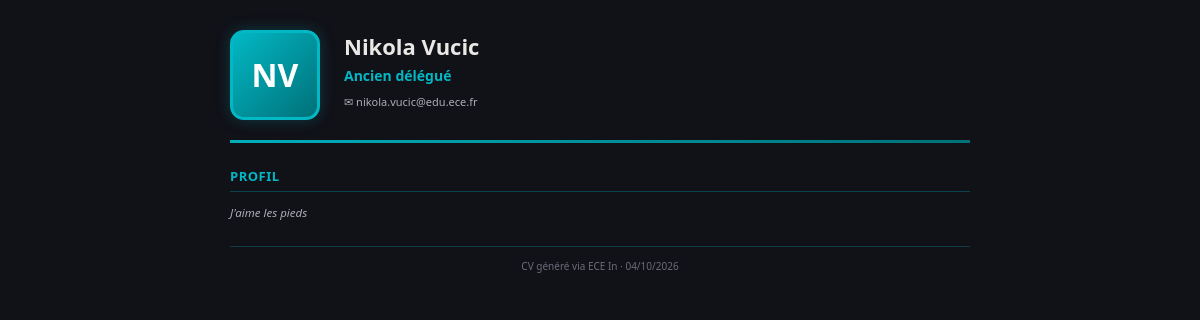
The app's page /cv/generer_cv.php (signed in) with its own data.
### tables this page shows
CREATE TABLE `utilisateurs` (
  `id` int(11) NOT NULL,
  `pseudo` varchar(50) NOT NULL,
  `email` varchar(100) NOT NULL,
  `mot_de_passe` varchar(255) NOT NULL,
  `nom` varchar(100) NOT NULL,
  `prenom` varchar(100) NOT NULL,
  `role` enum('auteur','administrateur') NOT NULL DEFAULT 'auteur',
  `photo` varchar(255) DEFAULT 'assets/images/default_avatar.svg',
  `image_fond` varchar(255) DEFAULT 'assets/images/default_bg.jpg',
  `titre` varchar(200) DEFAULT NULL,
  `biographie` text,
  `localisation` varchar(200) DEFAULT NULL,
  `site_web` varchar(255) DEFAULT NULL,
  `telephone` varchar(30) DEFAULT NULL,
  `date_naissance` date DEFAULT NULL,
  `date_inscription` datetime NOT NULL DEFAULT CURRENT_TIMESTAMP,
  `derniere_connexion` datetime DEFAULT NULL,
  `actif` tinyint(1) NOT NULL DEFAULT '1'
);

### config/config.php (called while the page is built, shortened)
<?php
function t(string $fr, ...$args): string {
    $texte = $fr;
    return $args ? sprintf($texte, ...$args) : $texte;
}
function h(string $data): string {
    return htmlspecialchars($data, ENT_QUOTES, 'UTF-8');
}

### cv/generer_cv.php (the view, shortened to what this page needs)
<?php
require_once __DIR__ . '/../config/config.php';
$pdo    = getDB();
$userId = $_SESSION['utilisateur_id'];
$stmtUser = $pdo->prepare("SELECT * FROM utilisateurs WHERE id = ?");
$stmtUser->execute([$userId]);
$user = $stmtUser->fetch();
?>
<!DOCTYPE html>
<html lang="<?= LANG ?>">
<head>
</head>
<body>
<div class="cv-wrapper">
    <div class="cv-header">
        <?php
        if (!empty($user['photo'])):
            $photoPath = '../' . $user['photo'];
            $photoSrc = BASE_PATH . '/' . $user['photo'];
            if (file_exists($photoSrc)):
        ?>
        <img src="<?= h($photoPath) ?>" alt="<?= t('Photo de profil') ?>" class="cv-photo">
        <?php else: ?>
        <div class="cv-photo-placeholder">
            <?= strtoupper(mb_substr($user['prenom'], 0, 1) . mb_substr($user['nom'], 0, 1)) ?>
        </div>
        <?php endif; ?>
        <?php else: ?>
        <div class="cv-photo-placeholder">
            <?= strtoupper(mb_substr($user['prenom'], 0, 1) . mb_substr($user['nom'], 0, 1)) ?>
        </div>
        <?php endif; ?>
        <div style="flex:1">
            <div class="cv-nom"><?= h($user['prenom'] . ' ' . $user['nom']) ?></div>
            <?php if ($user['titre']): ?>
            <div class="cv-titre"><?= h($user['titre']) ?></div>
            <?php endif; ?>
            <div class="cv-contacts">
                <?php if ($user['email']): ?>
                <div class="cv-contact-item">✉ <?= h($user['email']) ?></div>
                <?php endif; ?>
            </div>
        </div>
    </div>
    <?php if ($user['biographie']): ?>
    <div class="cv-section">
        <div class="cv-section-title"><?= t('Profil') ?></div>
        <p class="cv-bio"><?= nl2br(h($user['biographie'])) ?></p>
    </div>
    <?php endif; ?>
    <div class="cv-footer">
        <?= t('CV généré via ECE In') ?> · <?= date('d/m/Y') ?>
    </div>
</div>
</body>
</html>

### cv/generer_cv.php (style rules this page uses)
* { margin:0; padding:0; box-sizing:border-box; }
body { font-family: 'Poppins', 'Segoe UI', Calibri, Arial, sans-serif; font-size: 12px; line-height: 1.5; color: #eae8e4; background: #111118; }
.cv-wrapper { max-width: 800px; margin: 0 auto; padding: 30px; }
.cv-header { display: flex; align-items: flex-start; gap: 24px; padding-bottom: 20px; border-bottom: 3px solid; border-image: linear-gradient(135deg, #02B8C5, #007179) 1; margin-bottom: 24px; }
.cv-photo-placeholder { width: 90px; height: 90px; border-radius: 14px; background: linear-gradient(135deg, #02B8C5, #007179); display: flex; align-items: center; justify-content: center; font-size: 2rem; color: #fff; font-weight: 900; border: 3px solid #02B8C5; flex-shrink: 0; box-shadow: 0 0 15px rgba(2, 184, 197, .25); }
.cv-nom { font-size: 22px; font-weight: 700; color: #eae8e4; margin-bottom: 2px; }
.cv-titre { font-size: 14px; color: #02B8C5; font-weight: 600; margin-bottom: 8px; }
.cv-contacts { display: flex; flex-wrap: wrap; gap: 12px; font-size: 11px; color: #b0adb5; }
.cv-contact-item { display: flex; align-items: center; gap: 4px; }
.cv-section { margin-bottom: 20px; }
.cv-section-title { font-size: 13px; font-weight: 700; color: #02B8C5; text-transform: uppercase; letter-spacing: 0.5px; border-bottom: 1.5px solid rgba(2, 184, 197, .3); padding-bottom: 4px; margin-bottom: 12px; }
.cv-bio { font-size: 11.5px; color: #b0adb5; line-height: 1.6; font-style: italic; }
.cv-footer { text-align: center; font-size: 10px; color: #6e6b78; border-top: 1px solid rgba(2, 184, 197, .25); padding-top: 12px; margin-top: 24px; }

### records on screen
utilisateurs: prenom+nom "NV", prenom+nom "Nikola Vucic", titre "Ancien délégué", email "nikola.vucic@edu.ece.fr", biographie "J'aime les pieds"

### other values on screen
t('Profil') "PROFIL"
t('CV généré via ECE In') "CV généré via ECE In"
